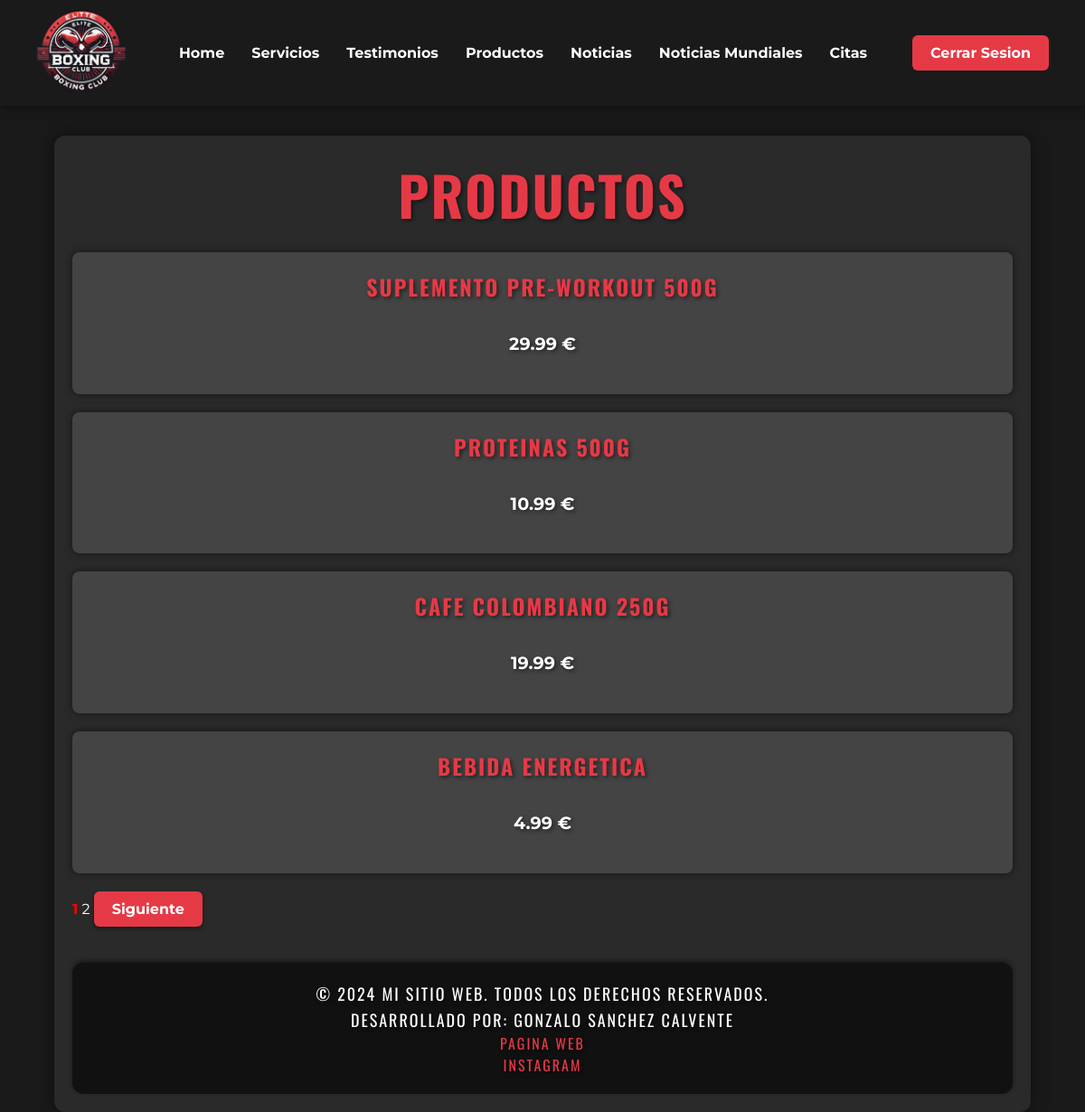
/productos.php (signed in), run on the app's committed database.
### tables this page shows
CREATE TABLE productos (
    id INT AUTO_INCREMENT PRIMARY KEY,
    nombre VARCHAR(255) NOT NULL,
    precio DECIMAL(10, 2) NOT NULL
);

### src/php/mostrarProductos.php (the view, shortened to what this page needs)
<?php
require_once("conexion.php");
$productosPorPagina = 4;
$paginaActual = isset($_GET['pagina']) ? (int) $_GET['pagina'] : 1;
$offset = ($paginaActual - 1) * $productosPorPagina;
$totalProductosConsulta = "SELECT COUNT(*) as total FROM productos";
$totalProductosResultado = $conexion->query($totalProductosConsulta);
$totalProductos = $totalProductosResultado->fetch_assoc()['total'];
$totalPaginas = ceil($totalProductos / $productosPorPagina);
$consulta = "SELECT * FROM productos  ORDER BY nombre DESC LIMIT $offset, $productosPorPagina";
$productos = $conexion->query($consulta);
if ($productos->num_rows > 0) {
    while ($producto = $productos->fetch_assoc()) {
        echo "<article>";
        echo "<h2>" . $producto["nombre"] . "</h2>";
        echo "<p>" . $producto["precio"] . " €</p>";
        echo "</article>";
    }
} else {
    echo "<p>No hay productos disponibles</p>";
}
echo "<div class='paginacion'>";
for ($i = 1; $i <= $totalPaginas; $i++) {
    if ($i == $paginaActual) {
        echo "<strong style='color: red;'>$i</strong> ";
    } else {
        echo "<a href='?pagina=$i' style='color: white; text-decoration: none;'>$i</a> ";
    }
}
if ($paginaActual < $totalPaginas) {
    echo "<a href='?pagina=" . ($paginaActual + 1) . "' class='boton'>Siguiente</a>";
}
echo "</div>";
?>

### styles/style.css (style rules this page uses)
:root { --color-fondo: #1a1a1a; --color-texto: #ffffff; --color-primario: #e63946; --color-secundario: #ff1c1c; --color-fondo-seccion: #2a2a2a; --color-hover: #ff4d4d; --color-sombra: rgba(0, 0, 0, 0.5); --color-footer: #111; --color-enlace-footer: #e63946; }
* { margin: 0; padding: 0; box-sizing: border-box; }
body { font-family: 'Montserrat', sans-serif; color: var(--color-texto); background-color: var(--color-fondo); display: flex; flex-direction: column; align-items: center; min-height: 100vh; }
p { color: var(--color-texto); font-size: 18px; line-height: 1.60; margin-bottom: 20px; text-align: justify; text-shadow: 2px 2px 4px var(--color-sombra); }
h2 { font-size: 30px; }
h1, h2, h3, h4, h5, h6 { color: var(--color-primario) !important; font-weight: bold; margin-bottom: 10px; text-align: center; font-family: 'Oswald', sans-serif; text-transform: uppercase; letter-spacing: 2px; text-shadow: 2px 2px 4px var(--color-sombra); }
.productos h2 { text-align: center; margin-bottom: 20px; font-size: 1.5rem; font-weight: bold; }
.productos article { display: flex; flex-direction: column; align-items: center; gap: 10px; padding: 20px; margin: 20px 0; background-color: #444; border-radius: 8px; box-shadow: 0px 0px 10px var(--color-sombra); transition: transform 0.3s ease; }
.productos p { text-align: center; margin-bottom: 20px; font-size: 1.2rem; font-weight: bold; }
.boton { background-color: var(--color-primario); color: var(--color-texto); border: none; padding: 10px 20px; border-radius: 6px; cursor: pointer; transition: background-color 0.3s ease, transform 0.2s; text-decoration: none; font-weight: bold; display: inline-block; box-shadow: 0px 2px 4px var(--color-sombra); text-align: center; }

### styles/menu.css (style rules this page uses)
:root { --color-fondo: #1a1a1a; --color-texto: #ffffff; --color-primario: #e63946; --color-sombra: rgba(0, 0, 0, 0.5); }

### styles/footer.css (style rules this page uses)
:root { --color-fondo: #1a1a1a; --color-texto: #ffffff; --color-primario: #e63946; --color-secundario: #ff1c1c; --color-fondo-seccion: #2a2a2a; --color-hover: #ff4d4d; --color-sombra: rgba(0, 0, 0, 0.5); --color-footer: #111; --color-enlace-footer: #e63946; }
footer { display: flex; flex-direction: column; background-color: var(--color-footer); padding: 20px; text-align: center; justify-content: center; align-items: center; color: var(--color-texto); font-family: 'Oswald', sans-serif; text-transform: uppercase; letter-spacing: 2px; text-shadow: 2px 2px 4px var(--color-sombra); margin-top: 20px; border-radius: 12px; box-shadow: 0px -2px 5px var(--color-sombra); }
footer a { color: var(--color-enlace-footer); text-decoration: none; transition: color 0.3s ease; }
footer p { margin: 0; }

### data on the page
productos: nombre "SUPLEMENTO PRE-WORKOUT 500G", precio "29.99"
productos: nombre "PROTEINAS 500G", precio "10.99"
productos: nombre "CAFE COLOMBIANO 250G", precio "19.99"
productos: nombre "BEBIDA ENERGETICA", precio "4.99"
